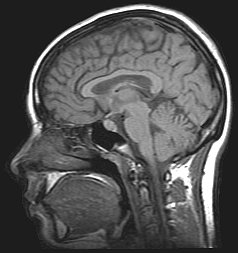
#> input picture Images/MRI_brain.jpg, 238 x 253 px
$ python Brain.py
#> lines starting #> are read from the running program, lines starting #| are printed output that depends on the picture; after the words box and inside, x2 and y2 are one past the last pixel; in counts of white or black regions, pixels touching at a corner belong together
import cv2
import numpy as np

image = cv2.imread('../Images/MRI_brain.jpg', cv2.IMREAD_GRAYSCALE)
#> image is the input picture: shape (253, 238); min 4, max 255, mean 83.3

# heree i use canny edge detection
edges = cv2.Canny(image, 30, 150)
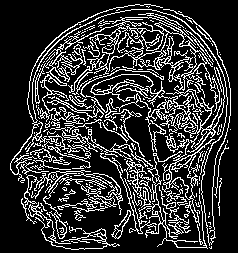
#> edges: shape (253, 238); 20.5% white in thin lines or dots

stacked_image = np.hstack((image, edges))
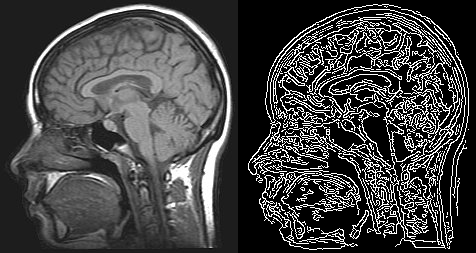
#> stacked_image: shape (253, 476); min 0, max 255, mean 67.8

cv2.imshow('Original vs Edge Detected', stacked_image)
cv2.waitKey(0)
cv2.destroyAllWindows()

$ run again, with Images/Brain2.jpg copied over Images/MRI_brain.jpg
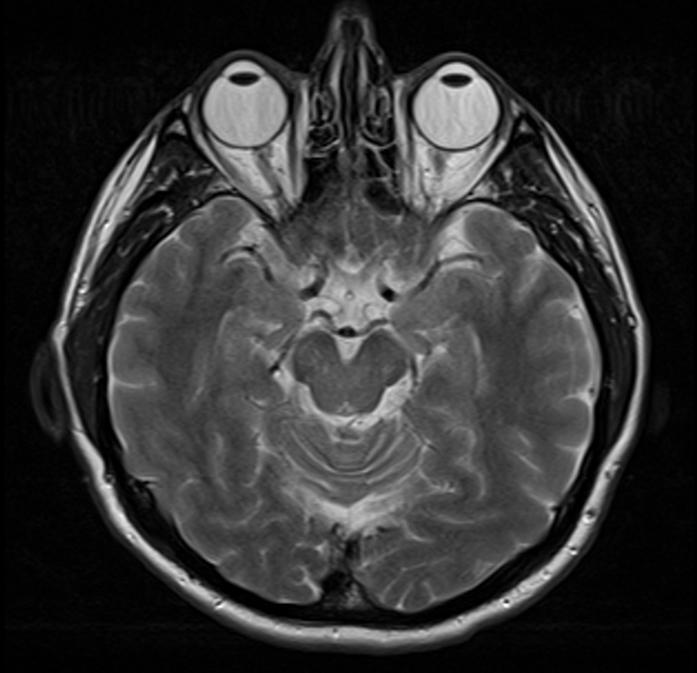
#> input picture Images/Brain2.jpg, 697 x 673 px
#> image is the input picture: shape (673, 697); min 0, max 255, mean 50.7
#> `edges = cv2.Canny(image, 30, 150)`:
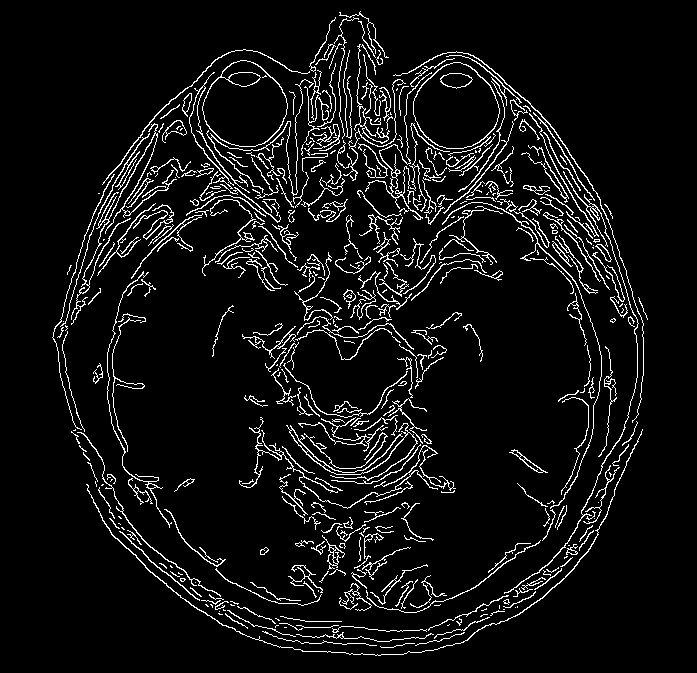
#> edges: shape (673, 697); 6.7% white in thin lines or dots, all inside (x1, y1, x2, y2) = (52, 11, 648, 656)
#> `stacked_image = np.hstack((image, edges))`:
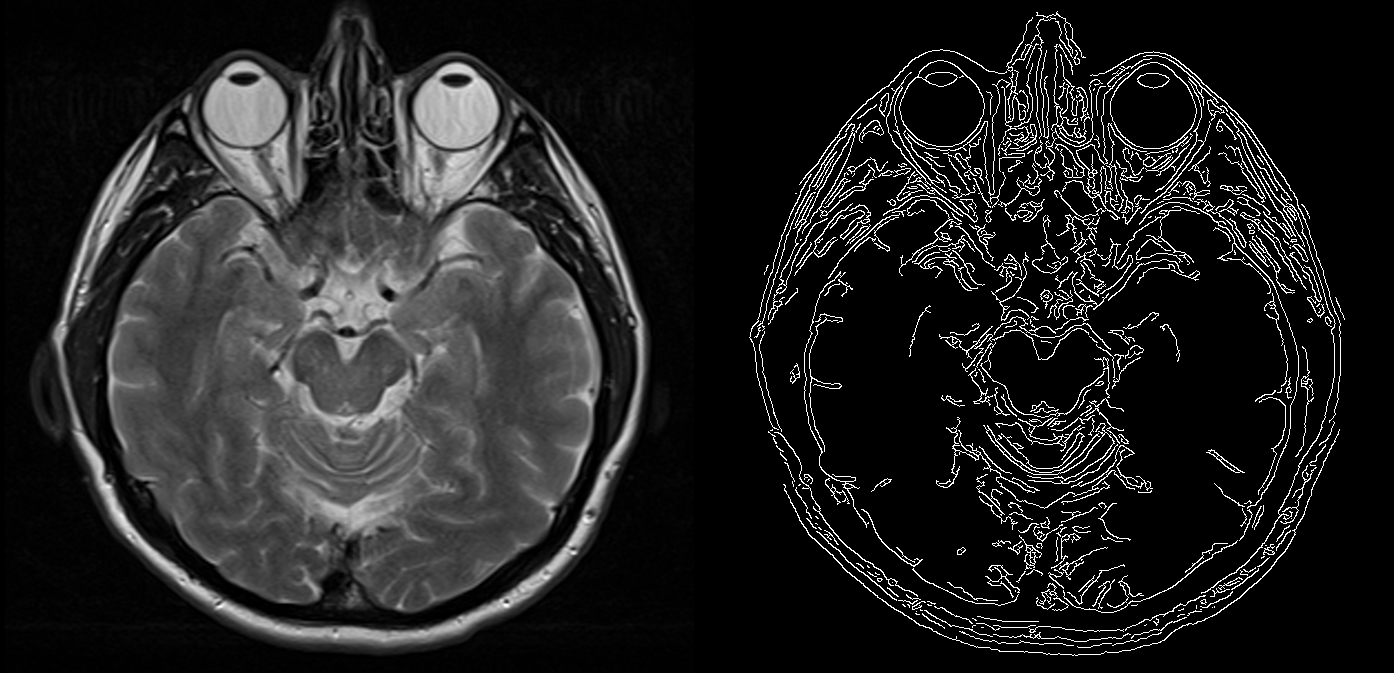
#> stacked_image: shape (673, 1394); min 0, max 255, mean 33.9

$ run again, with Images/Butterfly.jpg copied over Images/MRI_brain.jpg
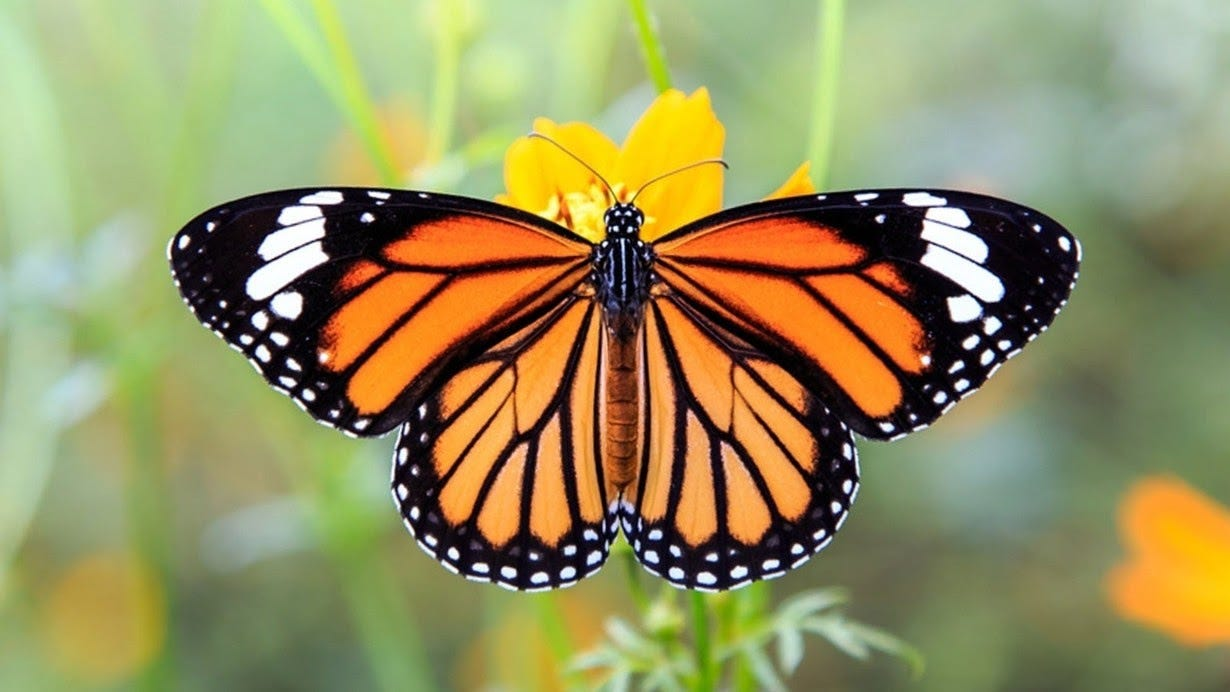
#> input picture Images/Butterfly.jpg, 1230 x 692 px
#> `edges = cv2.Canny(image, 30, 150)`:
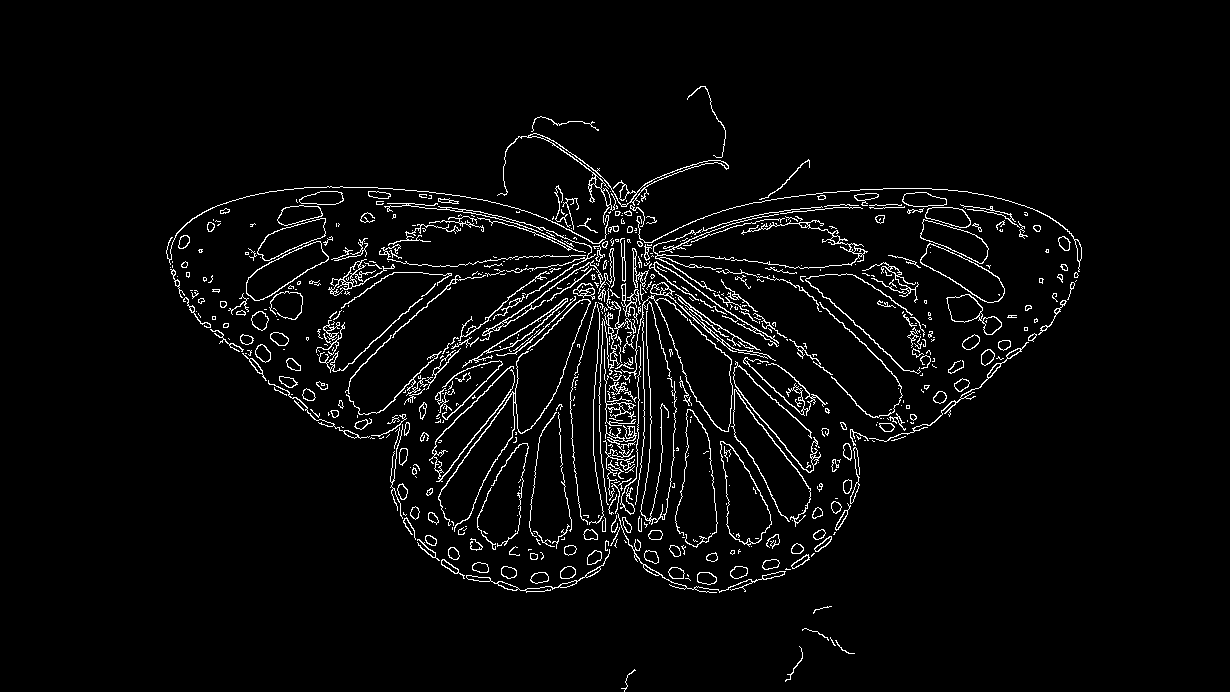
#> edges: shape (692, 1230); 3.7% white in thin lines or dots, all inside (x1, y1, x2, y2) = (166, 86, 1082, 692)
#> `stacked_image = np.hstack((image, edges))`:
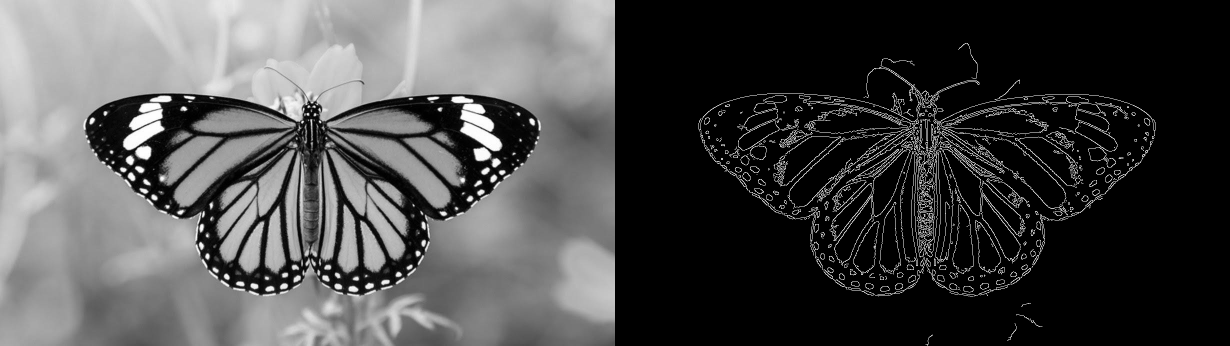
#> stacked_image: shape (692, 2460) (shown at 1/2 size); min 0, max 255, mean 74.8
